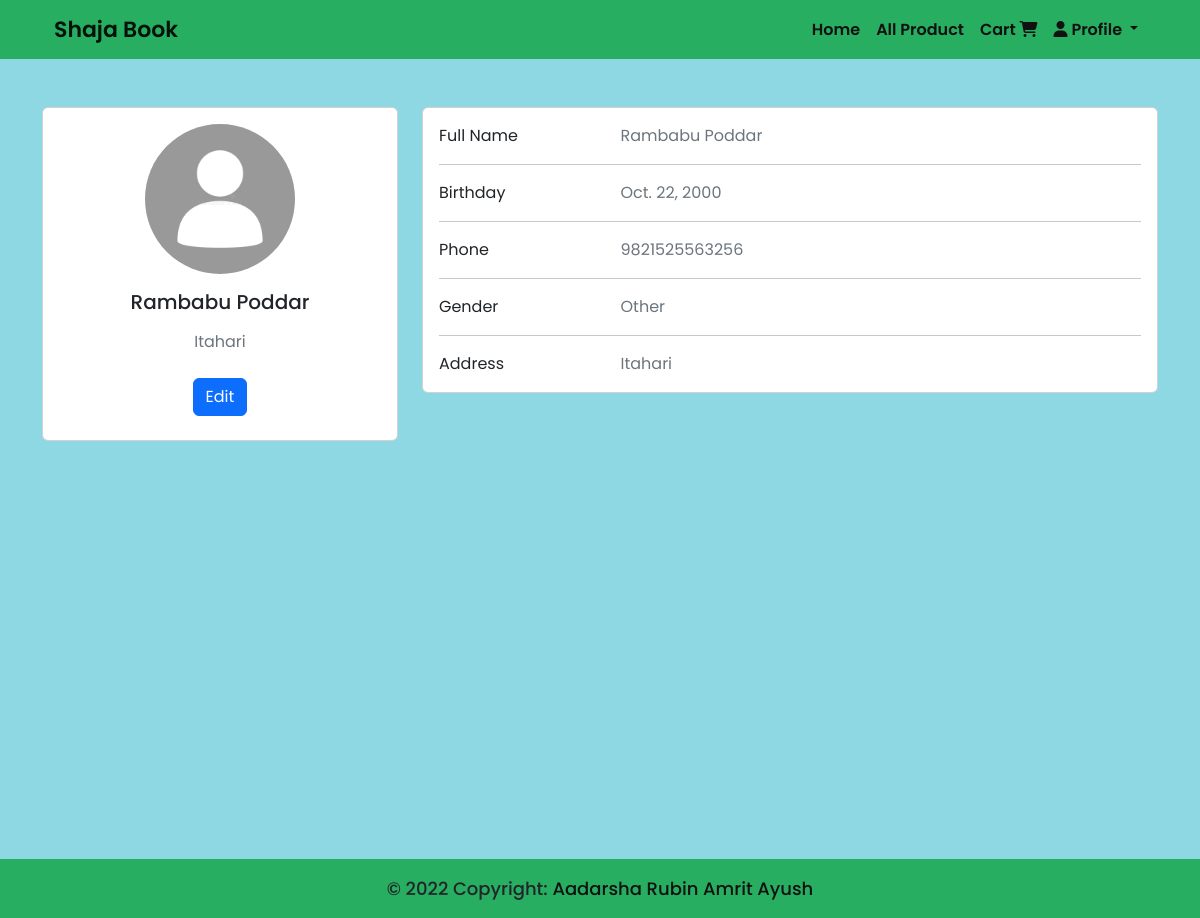
Page /profile/ (signed in) on the committed database.
### account/models.py (models this page shows, shortened)
class Profile(models.Model):
    Gender_Choice = (
        ("Male","male"),
        ("Female","Female"),
        ("Other","Other"),
    )
    user = models.ForeignKey(User, on_delete=models.CASCADE)
    first_name = models.CharField(max_length=250, null=True, blank=True)
    last_name = models.CharField(max_length=250, null=True, blank=True)
    birth_date = models.DateField(null=True, blank=True)
    address = models.CharField(max_length=250, null=True, blank=True)
    phone_number = models.CharField(max_length=15, null=True, blank=True)
    gender = models.CharField(max_length=100, choices=Gender_Choice, null=True, blank=True)
    image = models.ImageField(upload_to="images/account/%Y/%m/%d", default="images/account/default.jpg")

### account/views.py (the view)
# urls.py: path('profile/', profile, name="profile"),
def profile(request):
    user = request.user
    profile = get_object_or_404(Profile, user=user)
    return render(request, 'account/profile.html', {'profile':profile})

### templates/account/profile.html (shortened to what this page needs)
{% extends 'base.html' %}
{% load static %}
{% block content %}
<section class="vh-100">
    <div class="container py-5">
        <div class="row">
            <div class="col-lg-4">
                <div class="card mb-4">
                    <div class="card-body text-center">
                    <img src="{{profile.image.url}}" alt="avatar" class="rounded-circle img-fluid" style="width: 150px;">
                    <h5 class="my-3">{{profile.first_name}} {{profile.last_name}}</h5>
                    <p class="text-muted mb-4">{{profile.address}}</p>
                    <div class="d-flex justify-content-center mb-2">
                        <a href='{% url 'account:profileedit' %}' class="btn btn-primary">Edit</a>
                    </div>
                </div>
            </div>
        </div>
        <div class="col-lg-8">
            <div class="card mb-4">
                <div class="card-body">
                <div class="row">
                    <div class="col-sm-3">
                    <p class="mb-0">Full Name</p>
                    </div>
                    <div class="col-sm-9">
                    <p class="text-muted mb-0">{{profile.first_name}} {{profile.last_name}}</p>
                    </div>
                </div>
                <hr>
                <div class="row">
                    <div class="col-sm-3">
                    <p class="mb-0">Birthday</p>
                    </div>
                    <div class="col-sm-9">
                    <p class="text-muted mb-0">{{profile.birth_date}}</p>
                    </div>
                </div>
                <hr>
                <div class="row">
                    <div class="col-sm-3">
                    <p class="mb-0">Phone</p>
                    </div>
                    <div class="col-sm-9">
                    <p class="text-muted mb-0">{{profile.phone_number}}</p>
                    </div>
                </div>
                <hr>
                <div class="row">
                    <div class="col-sm-3">
                    <p class="mb-0">Gender</p>
                    </div>
                    <div class="col-sm-9">
                    <p class="text-muted mb-0">{{profile.gender}}</p>
                    </div>
                </div>
                <hr>
                <div class="row">
                    <div class="col-sm-3">
                    <p class="mb-0">Address</p>
                    </div>
                    <div class="col-sm-9">
                    <p class="text-muted mb-0">{{profile.address}}</p>
                    </div>
                </div>
            </div>
        </div>
        </div>
    </div>
</section>
{% endblock content %}

### static/shop/css/style.css (style rules this page uses)
:root { --green:#27ae60; --dark-color:#219150; --black:#444; --light-color:#666; --border:.1rem solid rgba(0,0,0,.1); --border-hover:.1rem solid var(--black); --box-shadow:0 .5rem 1rem rgba(0,0,0,.1); }
* { font-family: 'Poppins', sans-serif; margin:0; padding:0; box-sizing: border-box; outline: none; border:none; text-decoration: none; text-transform: capitalize; transition:all .2s linear; transition:width none; }
a { text-decoration: none; }
body { background-color: #8dd8e3; }

### rows in the picture
Profile: image (placeholder picture), first_name "Rambabu", last_name "Poddar", address "Itahari", birth_date "Oct. 22, 2000", phone_number "9821525563256", gender "Other"
